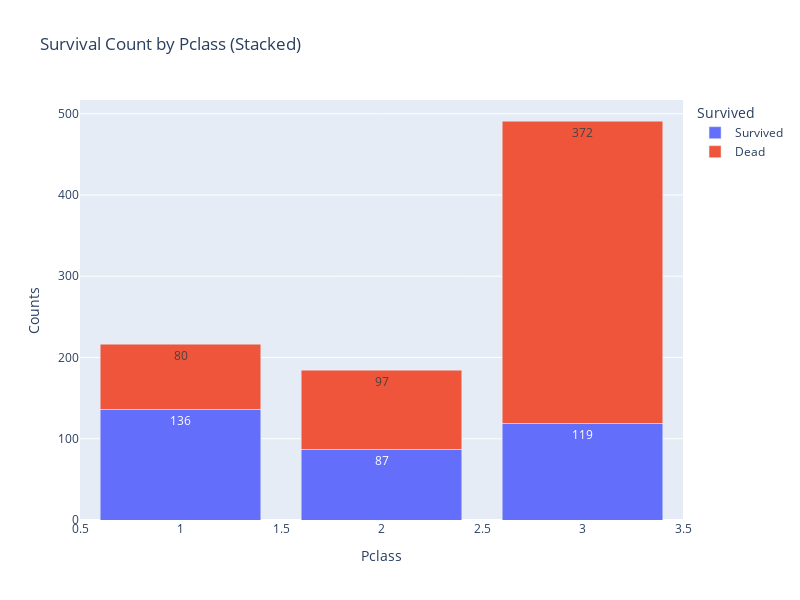

Here is the notebook cell this chart was saved with:
### Code cell
import plotly.express as px

fig = px.bar(
    df,
    x=df.index,
    y=df.columns,
    barmode="stack",
    text_auto=True,
    title="Survival Count by Pclass (Stacked)",
    labels= {
        "x": "Status",
        "value": "Counts",
        "variable": "Survived"
    }
)

fig.update_layout(width=800, height=600)

fig.show()

### Figure 1 — Plotly figure (JSON) as saved in the notebook; plotly's stock layout.template omitted (floating-point values rounded to 4 significant figures)
{"data": [{"alignmentgroup": "True", "hovertemplate": "Survived=Survived<br>Pclass=%{x}<br>Counts=%{y}<extra></extra>", "legendgroup": "Survived", "marker": {"color": "#636efa", "pattern": {"shape": ""}}, "name": "Survived", "offsetgroup": "Survived", "orientation": "v", "showlegend": true, "textposition": "auto", "texttemplate": "%{y}", "type": "bar", "x": [1, 3, 2], "xaxis": "x", "y": [136, 119, 87], "yaxis": "y"}, {"alignmentgroup": "True", "hovertemplate": "Survived=Dead<br>Pclass=%{x}<br>Counts=%{y}<extra></extra>", "legendgroup": "Dead", "marker": {"color": "#EF553B", "pattern": {"shape": ""}}, "name": "Dead", "offsetgroup": "Dead", "orientation": "v", "showlegend": true, "textposition": "auto", "texttemplate": "%{y}", "type": "bar", "x": [1, 3, 2], "xaxis": "x", "y": [80, 372, 97], "yaxis": "y"}], "layout": {"barmode": "stack", "height": 600, "legend": {"title": {"text": "Survived"}, "tracegroupgap": 0}, "title": {"text": "Survival Count by Pclass (Stacked)"}, "width": 800, "xaxis": {"anchor": "y", "domain": [0, 1], "title": {"text": "Pclass"}}, "yaxis": {"anchor": "x", "domain": [0, 1], "title": {"text": "Counts"}}}}
